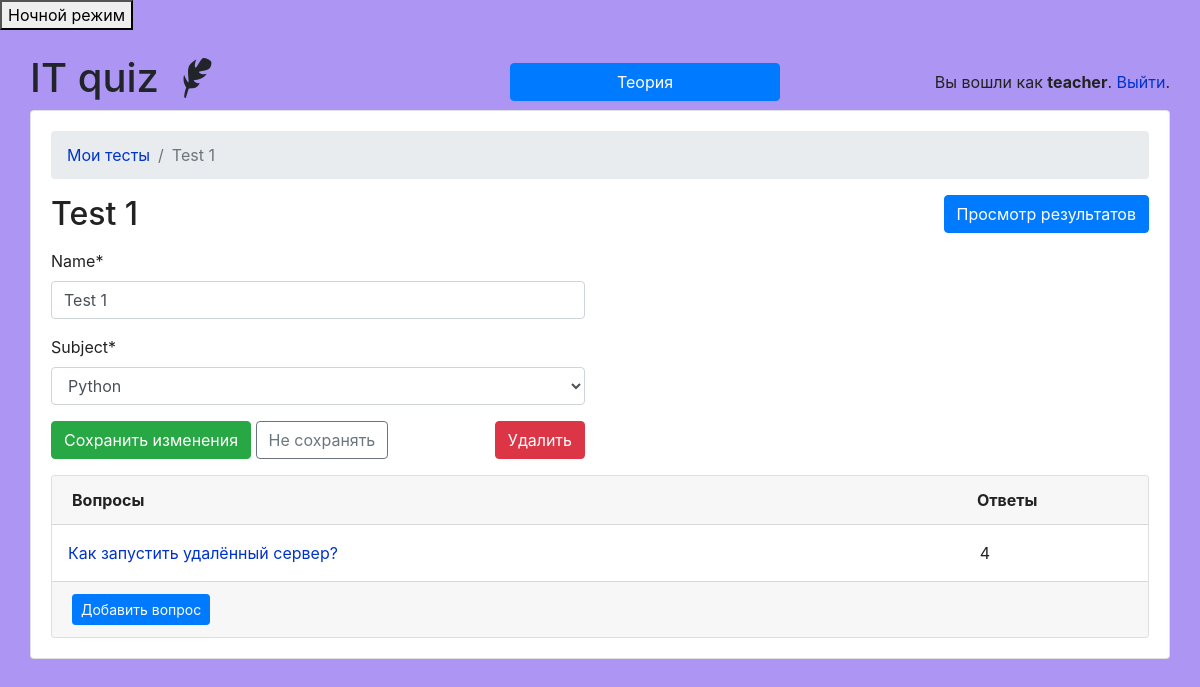
The app's page /teachers/quiz/3/ (signed in) with its own data.
### classroom/models.py (models this page shows, shortened)
class User(AbstractUser):
    is_student = models.BooleanField(default=False)
    is_teacher = models.BooleanField(default=False)

class Quiz(models.Model):
    owner = models.ForeignKey(User, on_delete=models.CASCADE, related_name='quizzes')
    name = models.CharField(max_length=255)
    subject = models.ForeignKey(Subject, on_delete=models.CASCADE, related_name='quizzes')

class Subject(models.Model):
    name = models.CharField(max_length=30)
    color = models.CharField(max_length=7, default='#007bff')
    def __str__(self):
        return self.name

class Question(models.Model):
    quiz = models.ForeignKey(Quiz, on_delete=models.CASCADE, related_name='questions')
    text = models.CharField('Question', max_length=255)

### classroom/views/teachers.py (the view, shortened to what this page needs)
# urls.py: path('quiz/<int:pk>/', teachers.QuizUpdateView.as_view(), name='quiz_change'),
@method_decorator([login_required, teacher_required], name='dispatch')
class QuizUpdateView(UpdateView):
    model = Quiz
    fields = ('name', 'subject', )
    context_object_name = 'quiz'
    template_name = 'classroom/teachers/quiz_change_form.html'
    def get_context_data(self, **kwargs):
        kwargs['questions'] = self.get_object().questions.annotate(answers_count=Count('answers'))
        return super().get_context_data(**kwargs)
    def get_queryset(self):
        return self.request.user.quizzes.all()

### classroom/templates/classroom/teachers/quiz_change_form.html (shortened to what this page needs)
{% extends 'base.html' %}
{% load crispy_forms_tags %}
{% block content %}
  <nav aria-label="breadcrumb">
    <ol class="breadcrumb">
      <li class="breadcrumb-item"><a href="{% url 'teachers:quiz_change_list' %}">Мои тесты</a></li>
      <li class="breadcrumb-item active" aria-current="page">{{ quiz.name }}</li>
    </ol>
  </nav>
  <h2 class="mb-3">
    {{ quiz.name }}
    <a href="{% url 'teachers:quiz_results' quiz.pk %}" class="btn btn-primary float-right">Просмотр результатов</a>
  </h2>
  <div class="row mb-3">
    <div class="col-md-6 col-sm-8 col-12">
      <form method="post" novalidate>
        {{ form|crispy }}
        <button type="submit" class="btn btn-success">Сохранить изменения</button>
        <a href="{% url 'teachers:quiz_change_list' %}" class="btn btn-outline-secondary" role="button">Не сохранять</a>
        <a href="{% url 'teachers:quiz_delete' quiz.pk %}" class="btn btn-danger float-right">Удалить</a>
      </form>
    </div>
  </div>
  <div class="card wrp-2">
    <div class="card-header">
      <div class="row">
        <div class="col-10">
          <strong>Вопросы</strong>
        </div>
        <div class="col-2">
          <strong>Ответы</strong>
        </div>
      </div>
    </div>
    <div class="">
      {% for question in questions %}
        <div class="m-3">
          <div class="row">
            <div class="col-10">
              <a href="{% url 'teachers:question_change' quiz.pk question.pk %}">{{ question.text }}</a>
            </div>
            <div class="col-2">
              {{ question.answers_count }}
            </div>
          </div>
        </div>
      {% empty %}
        <div class="list-group-item text-center">
          <p class="text-muted font-italic mb-0">Вы еще не создали ни одного вопроса. <a href="{% url 'teachers:question_add' quiz.pk %}">Добавить вопрос</a>.</p>
        </div>
      {% endfor %}
    </div>
    <div class="card-footer">
      <a href="{% url 'teachers:question_add' quiz.pk %}" class="btn btn-primary btn-sm">Добавить вопрос</a>
    </div>
  </div>
{% endblock %}

### templates/base.html (shortened to what this page needs)
{% load static %}<!doctype html>
<html lang="en">
  <head>
    <link rel="stylesheet" href="https://maxcdn.bootstrapcdn.com/bootstrap/4.0.0/css/bootstrap.min.css">
    <link rel="stylesheet" type="text/css" href="{% static 'vendor/fontello-2f186091/css/fontello.css' %}">
    <link rel="stylesheet" type="text/css" href="{% static 'css/app.css' %}">
    {% if user.is_authenticated and user.is_teacher %}
      <link rel="stylesheet" type="text/css" href="{% static 'css/teachers.css' %}">
    {% else %}
      <link rel="stylesheet" type="text/css" href="{% static 'css/students.css' %}">
    {% endif %}
  </head>
  <body>
    <button class="btn-toggle">Ночной режим</button>
    <div class="container my-4">
      <div class="row justify-content-center">
        <div class="w-100">
          <div class="row d-flex align-items-center">
            <div class="col">
              <h1 class="logo">
                <a href="{% url 'home' %}">
                  IT quiz
                  {% if user.is_authenticated %}
                    {% if user.is_teacher %}
                      <span class="icon-feather" data-toggle="tooltip" data-placement="right" title="Teacher profile"></span>
                    {% else %}
                      <span class="icon-graduation-cap" data-toggle="tooltip" data-placement="right" title="Student profile"></span>
                    {% endif %}
                  {% endif %}
                </a>
              </h1>
            </div>
            <div class="col text-right">
              <button type="button" class="btn btn-primary w-75" data-toggle="modal" data-target=".bd-example-modal-lg">Теория</button>
            </div>
            <div class="col text-right">
              {% if user.is_authenticated %}
                <p class="pt-3">Вы вошли как <strong>{{ user.username }}</strong>. <a href="{% url 'logout' %}">Выйти</a>.</p>
              {% else %}
                <a href="{% url 'login' %}" class="btn btn-light" role="button">Вход</a>
                <a href="{% url 'signup' %}" class="btn btn-primary" role="button">Регистрация</a>
              {% endif %}
            </div>
          </div>
          <div class="card mb-3 wrp">
            <div class="card-body">
              {% block content %}
              {% endblock %}
            </div>
          </div>
        </div>
      </div>
    </div>
  </body>
</html>

### static/css/app.css (style rules this page uses)
.logo a { color: #212529; text-decoration: none; }
body { color: #222; background: #fff; }
a { color: #0033cc; }

### static/css/teachers.css (style rules this page uses)
body { background-color: #ad95f3; }

### records on screen
User: username "teacher"
Quiz: name "Test 1", subject "Python"
Question: text "Как запустить удалённый сервер?", answers_count "4"
